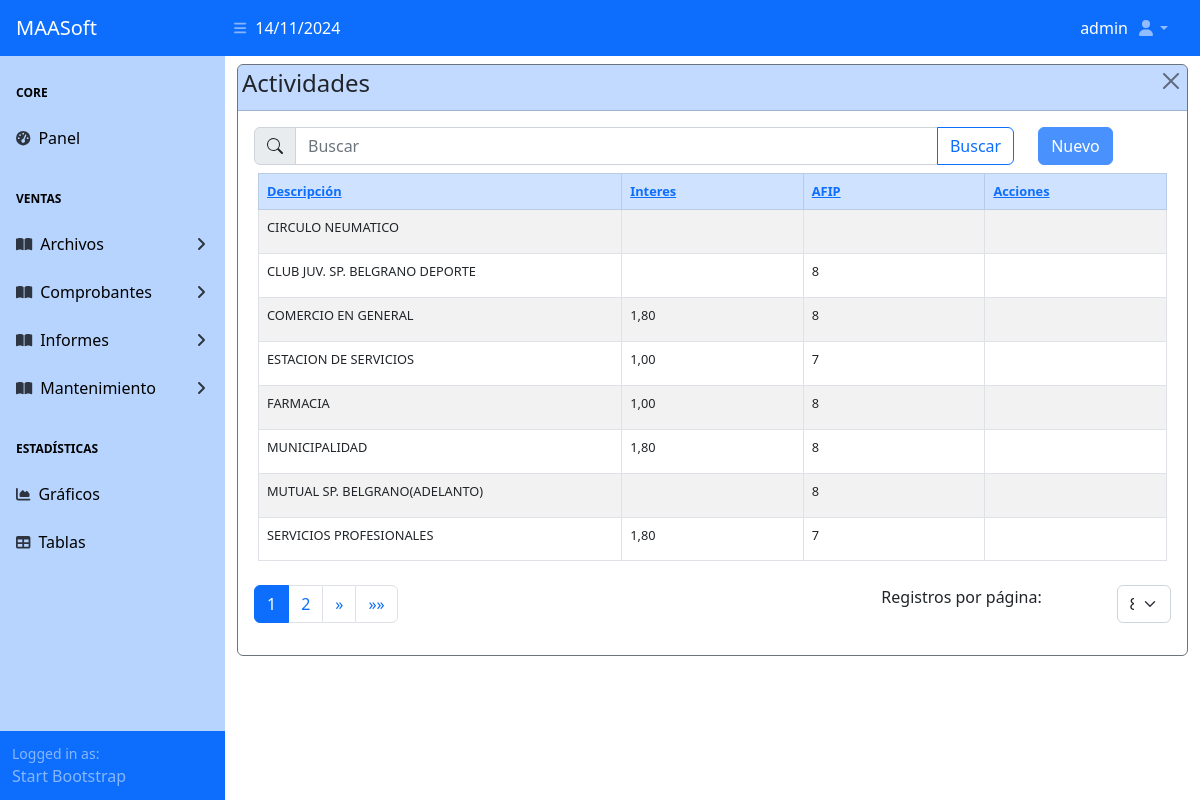
The page /maestros/actividad/ (signed in) on the database its author committed.
### apps/usuarios/models.py (models this page shows)
class User(AbstractUser):
  email = models.EmailField("Correo electrónico")
  email_alt = models.EmailField("Correo alternativo", max_length=50,
                               null=True, blank=True)
  telefono = models.CharField("Teléfono", max_length=9,
                             null=True, blank=True)
  iniciales = models.CharField("Iniciales", max_length=3,
                             null=True, blank=True)
  jerarquia = models.CharField("Jerarquía", max_length=1,
                             null=True, blank=True)
  vendedor = models.BooleanField(default=False, null=True, blank=True)

### apps/maestros/models/base_models.py (models this page shows)
class Actividad(ModeloBaseGenerico):
    id_actividad = models.AutoField(primary_key=True)
    estatus_actividad = models.BooleanField("Estatus", db_column="estatus",
                                            default=True, choices=ESTATUS_GEN)
    nombre_actividad = models.CharField('Nombre', db_column="nombre", max_length=30, blank=True)
    interes_actividad = models.DecimalField('Interes(%)', db_column="interes",
                                            max_digits=5, decimal_places=2,
                                            validators=[MinValueValidator(0),
											            MaxValueValidator(100.00)])
    codigo_afip = models.IntegerField('Codigo de AFIP', db_column="afip", blank=True)
    def __str__(self):
        return self.nombre_actividad
    class Meta:
        db_table = 'actividad'
        verbose_name = ('Actividad')
        verbose_name_plural = ('Actividades')
        ordering = ['nombre_actividad']

### apps/maestros/views/actividad_views.py (the view)
# urls.py: path('actividad/', ActividadListView.as_view(), name='actividad_list'),
class ActividadListView(MaestroListView):
	model = ConfigViews.model
	template_name = ConfigViews.template_list
	context_object_name = ConfigViews.context_object_name
	search_fields = DataViewList.search_fields
	ordering = DataViewList.ordering
	extra_context = {
		"master_title": ConfigViews.model._meta.verbose_name_plural,
		"home_view_name": ConfigViews.home_view_name,
		"list_view_name": ConfigViews.list_view_name,
		"create_view_name": ConfigViews.create_view_name,
		"update_view_name": ConfigViews.update_view_name,
		"delete_view_name": ConfigViews.delete_view_name,
		"table_headers": DataViewList.table_headers,
		"table_data": DataViewList.table_data,
	}

### apps/maestros/templatetags/custom_tags.py (called while the page is built)
@register.filter(name='get_attribute')
def get_attribute(value, arg):
    try:
        return getattr(value, arg)
    except AttributeError:
        return None

@register.filter
def get_type(value):
    return type(value).__name__

### apps/maestros/views/cruds_views_generics.py (called while the page is built)
	def get_queryset(self):
		queryset = super().get_queryset()
		paginate_by_param = self.request.GET.get('paginate_by')
		if paginate_by_param is not None:
			try:
				paginate_by_value = int(paginate_by_param)
				self.paginate_by = paginate_by_value
			except ValueError:
				pass
		query = self.request.GET.get('busqueda', None)
		cadena_filtro = ""
		for field in self.search_fields:
			expression = f"Q({field}__icontains='{query}')"
			cadena_filtro += expression + " | "
		cadena_filtro = "(" + cadena_filtro[:-3] + ")"
		if query and cadena_filtro:
			queryset = queryset.filter(eval(cadena_filtro))
		queryset = queryset.order_by(*self.ordering)
		return queryset

	def get_context_data(self, **kwargs):
		context = super().get_context_data(**kwargs)
		context["busqueda"] = self.request.GET.get('busqueda', '')
		context['pagination_options'] = self.pagination_options
		context['selected_pagination'] = int(self.paginate_by)
		context['fecha'] = timezone.now()
		return context

	def get(self, request, *args, **kwargs):
		paginate_by_param = self.request.GET.get('paginate_by')
		if paginate_by_param is not None:
			try:
				paginate_by_value = int(paginate_by_param)
				self.paginate_by = paginate_by_value
			except ValueError:
				pass
		self.request.GET = self.request.GET.copy()
		self.request.GET['paginate_by'] = str(self.paginate_by)
		return super().get(request, *args, **kwargs)

	def get_paginate_by(self, queryset):
		return self.paginate_by

### apps/maestros/templates/maestros/maestro_list.html (shortened to what this page needs)
{% extends 'base.html' %}
{% load static %}
{% load custom_tags %}
{% block header %}
	{% include 'top_nav.html' %}
{% endblock header %}
{% block main %}
	{% block sidebar %}
		{% if user.is_authenticated %}
			{% include 'sidebar.html' %}
		{% endif %}
	{% endblock sidebar %}
	{% block maincomponent %}
		{% block principalcomponent %}
		<div id="layoutSidenav_content">
			<main>
				<div class="container-fluid tbl-container">
					<div class="card border-secondary mb-3 mt-2">
						<div class="card-header bg-primary bg-opacity-25 text-dark d-flex
								justify-content-between p-1">
							<h4>{{ master_title }}</h4>
							<button type="button" class="btn-close btn-close-blue"
								aria-label="Close"
								onclick="window.location.href='{% url home_view_name %}'">
							</button>
						</div>
						<div class="card-body">
							<div class="row">
								<div class="col col-10">
									{% include 'buscador.html' %}
								</div>
								<div class="col col-2">
									<a href="{% url create_view_name %}"
											class="btn btn-primary opacity-75">
										Nuevo
									</a>
								</div>
							</div>
							<div class="row tbl-fixed my-2 mx-1">
								<table class="table table-bordered table-striped table-hover">
									<thead class="table-primary">
										{% for key, value in table_headers.items %}
											<th class="col-{{ value.0 }}">
												<a href="{% url list_view_name %}?order_by={{ key }}">
													{{ value.1 }}
												</a>
											</th>
										{% endfor %}
									</thead>
									<tbody>
										{% for objeto in objetos %}
											<tr>
												{% for data_info in table_data %}
													{% with objeto|get_attribute:data_info.field_name as field_value %}
														{% if field_value|get_type == 'bool' %}
															<td>
																{% if field_value %}
																	<i class="fa fa-check text-success"></i>
																{% else %}
																	<i class="fa fa-times text-danger"></i>
																{% endif %}
															</td>
														{% else %}
															{% if data_info.date_format %}
																<td>{{ objeto|get_attribute:data_info.field_name|default:"" |date:data_info.date_format }}</td>
															{% else %}
																<td>{{ objeto|get_attribute:data_info.field_name|default:"" }}</td>
															{% endif %}
														{% endif %}
													{% endwith %}
												{% endfor %}
												<td>
												</td>
											</tr>
										{% endfor %}
									</tbody>
								</table>
							</div>
							{% block paginador %}
								{% include 'paginador.html' %}
							{% endblock paginador %}
						</div>
					</div>
				</div>
			</main>
		</div>
		{% endblock principalcomponent %}
	{% endblock maincomponent %}
{% endblock main %}

### templates/top_nav.html (shortened to what this page needs)
<nav class="sb-topnav navbar navbar-expand navbar-dark bg-primary">
	<a class="navbar-brand ps-3" href="{% url 'home' %}">MAASoft</a>
	<button class="btn btn-link btn-sm order-1 order-lg-0 me-4 me-lg-0" id="sidebarToggle" href="#!"><i class="fas fa-bars"></i></button>
	<div class="col-auto align-self-center text-white flex-fill">
		{{ fecha.date|date:"d/m/Y" }}
	</div>
	<div class="col-auto align-self-center text-white">
		{% if user.is_authenticated %}
			{% if user.first_name%}
				{{user.first_name}} {{user.last_name}}
			{% else %}
				{{ user }}
			{% endif %}
		{% endif %}
	</div>
	<ul class="navbar-nav ms-auto ms-md-0 me-3 me-lg-4">
		<li class="nav-item dropdown">
			<a class="nav-link dropdown-toggle" id="navbarDropdown" href="#" role="button" data-bs-toggle="dropdown" aria-expanded="false"><i class="fas fa-user fa-fw"></i></a>
		</li>
	</ul>
</nav>

### rows shown on the page
User: username "admin"
Actividad: table_data "CIRCULO NEUMATICO", interes 0 (drawn), afip 0 (drawn)
Actividad: table_data "CLUB JUV. SP. BELGRANO DEPORTE" "8", interes 0 (drawn)
Actividad: table_data "COMERCIO EN GENERAL" "1,80" "8"
Actividad: table_data "ESTACION DE SERVICIOS" "1,00" "7"
Actividad: table_data "FARMACIA" "1,00" "8"
Actividad: table_data "MUNICIPALIDAD" "1,80" "8"
Actividad: table_data "MUTUAL SP. BELGRANO(ADELANTO)" "8", interes 0 (drawn)
Actividad: table_data "SERVICIOS PROFESIONALES" "1,80" "7"

### other values the page prints
{{ fecha.date|date:"d/m/Y" }} "14/11/2024"
{{ master_title }} "Actividades"
{{ value.1 }} "Descripción" "Interes" "AFIP" "Acciones"
{{ i }} "1" "2"
form field paginate_by "8"
